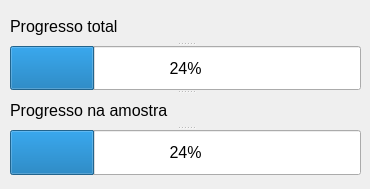
<?xml version="1.0" encoding="UTF-8"?>
<ui version="4.0">
 <class>Progresso</class>
 <widget class="QMainWindow" name="Progresso">
  <property name="enabled">
   <bool>true</bool>
  </property>
  <property name="geometry">
   <rect>
    <x>0</x>
    <y>0</y>
    <width>370</width>
    <height>189</height>
   </rect>
  </property>
  <property name="sizePolicy">
   <sizepolicy hsizetype="Fixed" vsizetype="Fixed">
    <horstretch>0</horstretch>
    <verstretch>0</verstretch>
   </sizepolicy>
  </property>
  <property name="minimumSize">
   <size>
    <width>370</width>
    <height>189</height>
   </size>
  </property>
  <property name="maximumSize">
   <size>
    <width>370</width>
    <height>189</height>
   </size>
  </property>
  <property name="windowTitle">
   <string>CRNN-REM Progresso</string>
  </property>
  <widget class="QWidget" name="centralwidget">
   <widget class="QSplitter" name="splitter">
    <property name="geometry">
     <rect>
      <x>10</x>
      <y>10</y>
      <width>351</width>
      <height>171</height>
     </rect>
    </property>
    <property name="orientation">
     <enum>Qt::Vertical</enum>
    </property>
    <widget class="QLabel" name="label1">
     <property name="minimumSize">
      <size>
       <width>351</width>
       <height>32</height>
      </size>
     </property>
     <property name="maximumSize">
      <size>
       <width>351</width>
       <height>32</height>
      </size>
     </property>
     <property name="font">
      <font>
       <family>MS Shell Dlg 2</family>
       <pointsize>12</pointsize>
      </font>
     </property>
     <property name="text">
      <string>Progresso total</string>
     </property>
    </widget>
    <widget class="QProgressBar" name="progressBar_total">
     <property name="minimumSize">
      <size>
       <width>351</width>
       <height>44</height>
      </size>
     </property>
     <property name="maximumSize">
      <size>
       <width>351</width>
       <height>44</height>
      </size>
     </property>
     <property name="font">
      <font>
       <family>MS Shell Dlg 2</family>
       <pointsize>12</pointsize>
      </font>
     </property>
     <property name="value">
      <number>24</number>
     </property>
    </widget>
    <widget class="QLabel" name="label2">
     <property name="minimumSize">
      <size>
       <width>351</width>
       <height>32</height>
      </size>
     </property>
     <property name="maximumSize">
      <size>
       <width>351</width>
       <height>32</height>
      </size>
     </property>
     <property name="font">
      <font>
       <family>MS Shell Dlg 2</family>
       <pointsize>12</pointsize>
      </font>
     </property>
     <property name="text">
      <string>Progresso na amostra</string>
     </property>
    </widget>
    <widget class="QProgressBar" name="progressBar_amostra">
     <property name="minimumSize">
      <size>
       <width>351</width>
       <height>45</height>
      </size>
     </property>
     <property name="maximumSize">
      <size>
       <width>351</width>
       <height>45</height>
      </size>
     </property>
     <property name="font">
      <font>
       <family>MS Shell Dlg 2</family>
       <pointsize>12</pointsize>
      </font>
     </property>
     <property name="value">
      <number>24</number>
     </property>
    </widget>
   </widget>
  </widget>
 </widget>
 <resources/>
 <connections/>
</ui>
